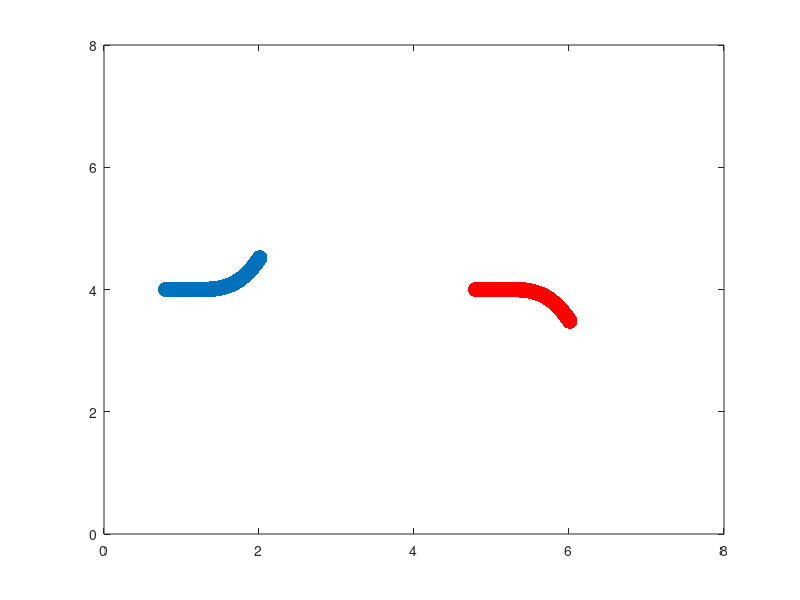
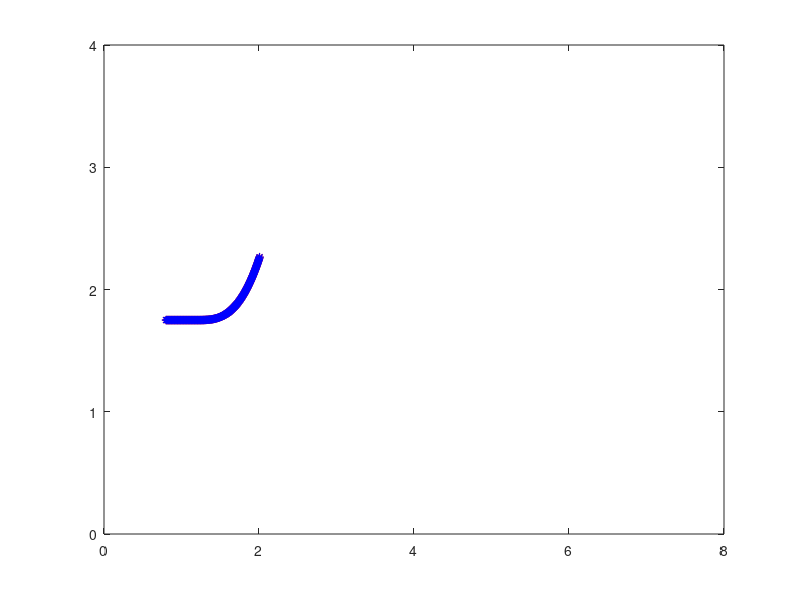

MATLAB code for these plots, in order:
%-------------------------------------------------------------------------------------------------------------------%
%
% IB2d is an Immersed Boundary Code (IB) for solving fully coupled  
% 	fluid-structure interaction models. This version of the code is based off of
%	Peskin's Immersed Boundary Method Paper in Acta Numerica, 2002.
%
% Author: Nicholas A. Battista
% Email:  nickabattista[at]gmail.com
% IB2d Created: May 27th, 2015
% Institution: TCNJ
%
% This code is capable of creating Lagrangian Structures using:
% 	1. Springs
% 	2. Beams (*torsional springs or non-invariant beams*)
% 	3. Target Points
%	4. Muscle-Model (combined Force-Length-Velocity model, "HIll+(Length-Tension)")
%   .
%   .
%   .
%
% One is able to update those Lagrangian Structure parameters, e.g., spring constants, resting lengths, etc
% 
% There are a number of built in Examples, mostly used for teaching purposes. 
% 
% If you would like us to add a specific muscle model, please let Nick (nickabattista[at]gmail.co) know.
%
%--------------------------------------------------------------------------------------------------------------------%

%%%%%%%%%%%%%%%%%%%%%%%%%%%%%%%%%%%%%%%%%%%%%%%%%%%%%%%%%%%%%%%%%%%%%%%%%%%%%%%%%%%%%%%%
%
% FUNCTION: creates the Anguilliform Swimmer geometry and prints associated input files
%
%%%%%%%%%%%%%%%%%%%%%%%%%%%%%%%%%%%%%%%%%%%%%%%%%%%%%%%%%%%%%%%%%%%%%%%%%%%%%%%%%%%%%%%%

function Swimmer_Geometry()


% FLUID GRID PARAMETERS %
L = 8;                              % Length of computational domain (m)
N = 512;                            % # of Cartesian grid meshwidths
dx = L/N;                           % Cartesian mesh width (m)


% Construct Geometry
[xLag,yLag,yLag2,ds] = give_Me_Immsersed_Boundary_Geometry(N,L);

% Shifting into [0,L] x [0, L/2]
yLag = yLag - 2.25;
yLag2 = yLag2 - 2.25*L;

% Testing the Shift
figure(2)
plot(xLag,yLag,'r*'); hold on;
plot(xLag,yLag,'b*'); hold on;
axis([0 L 0 L/2]);

% Lag Pts to Mess up Flow At Edge
yBlock = ds:4*ds:L-ds;
xBlock = zeros(1,length(yBlock))+ds;


fprintf('\n# of Lag Pts. in Swimmer: %d\n',length(xLag));
fprintf('# of Lag Pts. in Domain Edge Flow Blocker: %d\n',length(xBlock));



% NAMING CONVENTION FOR SIMULATION 
struct_name = 'swimmer';      % structure name

%
% PRINT INPUT FILES (.vertex, .spring, .beam, .target, etc) %
%

% print vertices
print_Lagrangian_Vertices([xLag xBlock],[yLag yBlock],struct_name);

% print vertex stages for update_curvature
print_Lagrangian_Vertices_Phases(xLag,yLag,yLag2,struct_name);

% print springs
k_Spring = 7.5*1.2750000000000000e+9;        % spring constant (Newton)
print_Lagrangian_Springs(xLag,k_Spring,ds,struct_name);

% print beams
k_Beam = 2.0363359375000002e+12;   % beam stiffness constant (Newton m^2)
print_Lagrangian_nonInv_Beams(xLag,yLag,k_Beam,struct_name);

% print target points (flow blocker along edge)
k_Target = 1e6;
nBefore = length(xLag); % Counts pts in swimmer for bookkeeping for .target file
print_Lagrangian_Target_Pts(xBlock,k_Target,struct_name,nBefore)


%%%%%%%%%%%%%%%%%%%%%%%%%%%%%%%%%%%%%%%%%%%%%%%%%%%%%%%%%%%%%%%%%%%%%%%%
%
% FUNCTION: prints VERTEX points to a file called 'struct_name'.vertex
%
%%%%%%%%%%%%%%%%%%%%%%%%%%%%%%%%%%%%%%%%%%%%%%%%%%%%%%%%%%%%%%%%%%%%%%%%

function print_Lagrangian_Vertices(xLag,yLag,struct_name)

    N = length(xLag);

    vertex_fid = fopen([struct_name '.vertex'], 'w');

    fprintf(vertex_fid, '%d\n', N );

    %Loops over all Lagrangian Pts.
    for s = 1:N
        X_v = xLag(s);
        Y_v = yLag(s);
        fprintf(vertex_fid, '%1.16e %1.16e\n', X_v, Y_v);
    end

    fclose(vertex_fid); 

%%%%%%%%%%%%%%%%%%%%%%%%%%%%%%%%%%%%%%%%%%%%%%%%%%%%%%%%%%%%%%%%%%%%%%%%
%
% FUNCTION: prints VERTEX points to a file called 'struct_name'.vertex
%
%%%%%%%%%%%%%%%%%%%%%%%%%%%%%%%%%%%%%%%%%%%%%%%%%%%%%%%%%%%%%%%%%%%%%%%%

function print_Lagrangian_Vertices_Phases(xLag,yLag,yLag2,struct_name)

    N = length(yLag);

    vertex_fid = fopen([struct_name '.phases'], 'w');

    %Loops over all Lagrangian Pts.
    for s = 1:N
        X_v1 = xLag(s);
        Y_v1 = yLag(s);
        Y_v2 = yLag2(s);
        fprintf(vertex_fid, '%1.16e %1.16e %1.16e\n',X_v1,Y_v1, Y_v2);
        %fprintf(vertex_fid,'%1.16e %1.16e\n',Y_v1, Y_v2);
    end

    fclose(vertex_fid);     
    
%%%%%%%%%%%%%%%%%%%%%%%%%%%%%%%%%%%%%%%%%%%%%%%%%%%%%%%%%%%%%%%%%%%%%%%%
%
% FUNCTION: prints TARGET points to a file called 'struct_name'.target
%
%%%%%%%%%%%%%%%%%%%%%%%%%%%%%%%%%%%%%%%%%%%%%%%%%%%%%%%%%%%%%%%%%%%%%%%%

function print_Lagrangian_Target_Pts(xLag,k_Target,struct_name,nBefore)

    N = length(xLag);
    Nstart = nBefore+1;
    Nend = nBefore+N;

    target_fid = fopen([struct_name '.target'], 'w');

    fprintf(target_fid, '%d\n', N );

    %Loops over all Lagrangian Pts.
    for s = Nstart:Nend
        fprintf(target_fid, '%d %1.16e\n', s, k_Target);
    end

    fclose(target_fid); 
        
    
    
%%%%%%%%%%%%%%%%%%%%%%%%%%%%%%%%%%%%%%%%%%%%%%%%%%%%%%%%%%%%%%%%%%%%%%%%
%
% FUNCTION: prints SPRING points to a file called 'struct_name'.spring
%
%%%%%%%%%%%%%%%%%%%%%%%%%%%%%%%%%%%%%%%%%%%%%%%%%%%%%%%%%%%%%%%%%%%%%%%%

function print_Lagrangian_Springs(xLag,k_Spring,ds_Rest,struct_name)

    N = length(xLag);

    spring_fid = fopen([struct_name '.spring'], 'w');

    fprintf(spring_fid, '%d\n', N-1 );

    %spring_force = kappa_spring*ds/(ds^2);

    % SPRINGS BETWEEN VERTICES ON RHS
    for s = 1:N-1
        fprintf(spring_fid, '%d %d %1.16e %1.16e\n', s, s+1, k_Spring, ds_Rest);  
    end
    
    
 
%%%%%%%%%%%%%%%%%%%%%%%%%%%%%%%%%%%%%%%%%%%%%%%%%%%%%%%%%%%%%%%%%%%%%%%%%%%%%%%%%%%%%
%
% FUNCTION: prints BEAM (NON-INVARIANT) points to a file called rubberband.nonInv_beam
%
%%%%%%%%%%%%%%%%%%%%%%%%%%%%%%%%%%%%%%%%%%%%%%%%%%%%%%%%%%%%%%%%%%%%%%%%%%%%%%%%%%%%%

function print_Lagrangian_nonInv_Beams(xLag,yLag,k_Beam,struct_name)

    % k_Beam: beam stiffness
    % Cx/Cy:  beam curvatures in x/y respestively
    
    N = length(xLag); % NOTE: Total number of beams = Number of Total Lag Pts. - 2

    beam_fid = fopen([struct_name '.nonInv_beam'], 'w');

    fprintf(beam_fid, '%d\n', N-2 );

    % beam_force = kappa_beam*ds/(ds^4)
    
    %BEAMS BETWEEN VERTICES ON RHS
    for s = 1:N-2

        Cx = xLag(s) - 2*xLag(s+1) + xLag(s+2);
        Cy = yLag(s) - 2*yLag(s+1) + yLag(s+2);
        fprintf(beam_fid, '%d %d %d %1.16e %1.16e %1.16e\n', s,s+1,s+2, k_Beam, Cx, Cy);  
 
    end
    

    

%%%%%%%%%%%%%%%%%%%%%%%%%%%%%%%%%%%%%%%%%%%%%%%%%%%%%%%%%%%%%%%%%%%%%%%%
%
% FUNCTION: creates the Lagrangian structure geometry
%
%%%%%%%%%%%%%%%%%%%%%%%%%%%%%%%%%%%%%%%%%%%%%%%%%%%%%%%%%%%%%%%%%%%%%%%%

function [xLag,yLag,yLag2,ds] = give_Me_Immsersed_Boundary_Geometry(N,L)

ds = L/(2*N);

% Straight Portion %
xStraight = 0:ds:L/20;
yStraight = zeros(1,length(xStraight));
Nstraight = length(xStraight)-2;


% Curved Portion %

tol = 1e-5;    % error tolerance
n = 1;         % counting for array
xC(n) = 0;     % first x-value at (0,-b)
yC(n) = 0;     % first y-value at (0,-b)
tprev = xC(1); % initial x-value
pow = 3;       % power to create curve

while tprev <= L/10

    n = n+1;
    tnext = tprev + ds/2; %Guess for next angle value
    tfar = 3*tnext;

    %initiating guess for bisection-algorithm
    xn = tnext;
    yn = tnext^pow;
    errSign = ( ds - sqrt( (xn-xC(n-1))^2 + (yn-yC(n-1))^2 ) );
    err = abs(errSign);

    %Bisection algorithm to make points equally spaced
    while ( err > tol )

        if errSign < 0
            tfar = tnext;
            tnext = (tnext+tprev)/2;
        elseif errSign > 0
            tprev = tnext;
            tnext = (tnext+tfar)/2;
        end

        xn = tnext;
        yn = tnext^pow;
        errSign = ( ds - sqrt( (xn-xC(n-1))^2 + (yn-yC(n-1))^2 ) );
        err = abs(errSign);
    end

    xC(n) = xn;    %Store X-value
    yC(n) = yn;    %Store Y-value
    tprev = tnext; %Update X-value

end

% Save Curved Values % 
xCurve = xC + xStraight(end) + ds;
yCurve = yC;

yCurve2 = -yC;

xLag = [xStraight xCurve]; xLag = xLag + 0.1*L; %0.7L
yLag = [yStraight yCurve]; yLag = yLag + 0.5*L;

yLag2 = [yStraight yCurve2]; yLag2 = yLag2 + 0.5*L;

ms = 34;
plot(xLag,yLag,'.','MarkerSize',ms); hold on; 
plot(xLag+L/2,yLag2,'r.','MarkerSize',ms); hold on; 
axis([0 L 0 L]); 
